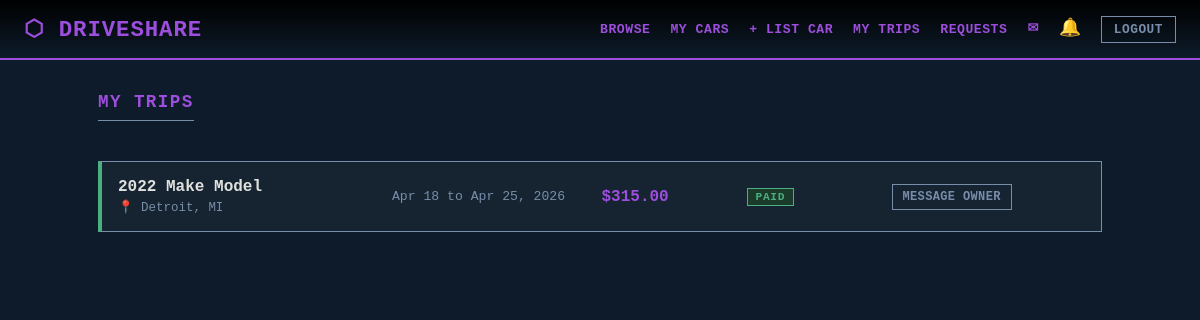
/my-bookings (signed in), run on the app's committed database.
### models.py (models this page shows, shortened)
class Booking(db.Model):
    __tablename__ = "bookings"
    id          = db.Column(db.Integer, primary_key=True)
    car_id      = db.Column(db.Integer, db.ForeignKey("cars.id"),  nullable=False)
    renter_id   = db.Column(db.Integer, db.ForeignKey("users.id"), nullable=False)
    start_date  = db.Column(db.Date,    nullable=False)
    end_date    = db.Column(db.Date,    nullable=False)
    total_price = db.Column(db.Float,   nullable=False)
    status      = db.Column(db.String(20), default="pending")
    created_at  = db.Column(db.DateTime,   default=datetime.utcnow)

class Car(db.Model):
    __tablename__ = "cars"
    id       = db.Column(db.Integer, primary_key=True)
    owner_id = db.Column(db.Integer, db.ForeignKey("users.id"), nullable=False)
    make           = db.Column(db.String(50),  nullable=False)
    model          = db.Column(db.String(50),  nullable=False)
    year           = db.Column(db.Integer,     nullable=False)
    price_per_day  = db.Column(db.Float,       nullable=False)
    location       = db.Column(db.String(200), nullable=False)
    available_from = db.Column(db.Date,        nullable=False)
    available_to   = db.Column(db.Date,        nullable=False)
    mileage      = db.Column(db.String(50),  default="Unknown")
    transmission = db.Column(db.String(20),  default="Automatic")
    seats        = db.Column(db.Integer,     default=5)
    description  = db.Column(db.Text,        default="")
    image_url    = db.Column(db.String(300), default="")
    is_available = db.Column(db.Boolean,     default=True)
    created_at = db.Column(db.DateTime, default=datetime.utcnow)
    bookings  = db.relationship("Booking",   backref="car", lazy=True)
    watchlist = db.relationship("Watchlist", backref="car", lazy=True)

### routes/booking.py (the view)
@booking_bp.route("/my-bookings")
@login_required
def my_bookings():
    bookings = (
        Booking.query
        .filter_by(renter_id=current_user.id)
        .order_by(Booking.created_at.desc())
        .all()
    )
    return render_template("booking/my_bookings.html", bookings=bookings)

### templates/booking/my_bookings.html (shortened to what this page needs)
{% extends "base.html" %}
{% block content %}
<div class="page-header">
  <h1>My Trips</h1>
</div>
{% if bookings %}
<div class="bookings-list">
  {% for b in bookings %}
  <div class="booking-card status-{{ b.status }}">
    <div class="booking-car">
      <strong>{{ b.car.year }} {{ b.car.make }} {{ b.car.model }}</strong>
      <span class="booking-loc">📍 {{ b.car.location }}</span>
    </div>
    <div class="booking-dates">
      {{ b.start_date.strftime('%b %d') }} to {{ b.end_date.strftime('%b %d, %Y') }}
    </div>
    <div class="booking-price">${{ "%.2f"|format(b.total_price) }}</div>
    <div class="booking-status">
      <span class="status-badge
        {% if b.status == 'confirmed' %}badge-blue
        {% elif b.status == 'paid' %}badge-green
        {% elif b.status == 'cancelled' %}badge-red
        {% else %}badge-yellow{% endif %}">
        {{ b.status | capitalize }}
      </span>
    </div>
    <div class="booking-actions">
      <a href="{{ url_for('messages.conversation', other_id=b.car.owner_id) }}" class="btn btn-sm btn-outline">Message Owner</a>
    </div>
  </div>
  {% endfor %}
</div>
{% endif %}
{% endblock %}

### static/css/style.css (style rules this page uses)
:root { --primary-color: #0d1b2a; --secondary-color: #1b263b; --text-color: #e0e1dd; --border-color: #778da9; --accent-color: #9d4edd; --spacing: 1.5rem; --pending-bg: #2e2510; --pending-fg: #e8a619; --confirmed-bg: #0f2233; --confirmed-fg: #4fa3e0; --paid-bg: #1a3a2a; --paid-fg: #4caf82; --cancelled-bg: #2e1010; --cancelled-fg: #e05555; --muted-bg: #111; --muted-fg: #556677; }
*, *::before, *::after { box-sizing: border-box; margin: 0; padding: 0; }
body { font-family: 'Courier New', Courier, monospace; background-color: var(--primary-color); color: var(--text-color); min-height: 100vh; }
main h2, .page-header h1 { font-size: 1.1rem; text-transform: uppercase; letter-spacing: 0.08em; color: var(--accent-color); margin-bottom: 1rem; border-bottom: 1px solid var(--border-color); padding-bottom: 0.5rem; }
.btn { padding: 10px 18px; background: var(--accent-color); color: #fff; border: none; font-weight: bold; cursor: pointer; transition: transform 0.2s, background 0.2s; font-family: 'Courier New', Courier, monospace; font-size: 0.85rem; text-decoration: none; text-transform: uppercase; display: inline-flex; align-items: center; gap: 0.4rem; white-space: nowrap; letter-spacing: 0.03em; }
.btn-ghost, .btn-outline { background: transparent; color: var(--border-color); border: 1px solid var(--border-color); }
.btn-sm { padding: 5px 10px; font-size: 0.75rem; }
.page-header { display: flex; justify-content: space-between; align-items: center; margin-bottom: var(--spacing); }
.status-badge { display: inline-flex; align-items: center; padding: 2px 8px; font-size: 0.7rem; font-weight: bold; letter-spacing: 0.06em; text-transform: uppercase; border: 1px solid transparent; }
.badge-green { background: var(--paid-bg); color: var(--paid-fg); border-color: var(--paid-fg); }
.bookings-list { display: flex; flex-direction: column; gap: 0.6rem; }
.booking-card { background: rgba(255, 255, 255, 0.04); border: 1px solid var(--border-color); border-left: 4px solid var(--border-color); padding: 1rem; display: grid; grid-template-columns: 2fr 1.5fr 1fr 1fr 1.5fr; gap: 0.5rem 1rem; align-items: center; transition: background 0.2s; }
.booking-card.status-paid { border-left-color: var(--paid-fg); }
.booking-car { display: flex; flex-direction: column; gap: 0.2rem; }
.booking-loc, .booking-renter { font-size: 0.78rem; color: var(--border-color); }
.booking-dates { font-size: 0.82rem; color: var(--border-color); }
.booking-price { font-weight: bold; font-size: 1rem; color: var(--accent-color); }
.booking-actions { display: flex; gap: 0.4rem; flex-wrap: wrap; }

### data on the page
Booking: car.year "2022", car.make "Make", car.model "Model", car.location "Detroit, MI", start_date "Apr 18", end_date "Apr 25, 2026", total_price "315.00", status "PAID"
